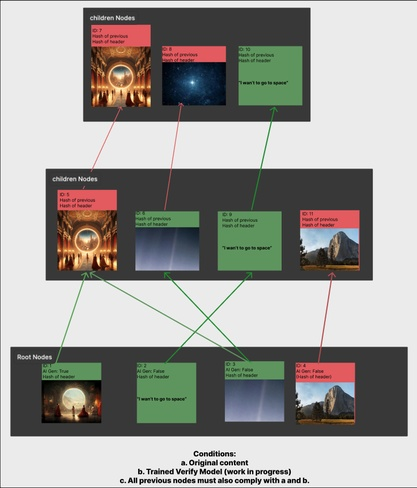
#> input picture imageOne.jpeg, 417 x 488 px, shrunk from 736 x 863 before the run
$ python imageProcessing.py
#> lines starting #> are read from the running program, lines starting #| are printed output that depends on the picture
import cv2
import numpy as np
import logging

logging.basicConfig(level=logging.INFO)

def compare_images(image_path1, image_path2):
    """
    Compares two images for similarity using feature extraction.
    Returns:
    - float: The similarity score between the two images.
    """
#> called with image_path1 = '../imageOne.jpeg', image_path2 = '../imageThree.jpeg'
    try:
        # Load the images
        img1 = cv2.imread(image_path1)
#> img1 is the input picture: shape (488, 417, 3); mean B, G, R 152.8, 157.2, 158.4
        img2 = cv2.imread(image_path2)
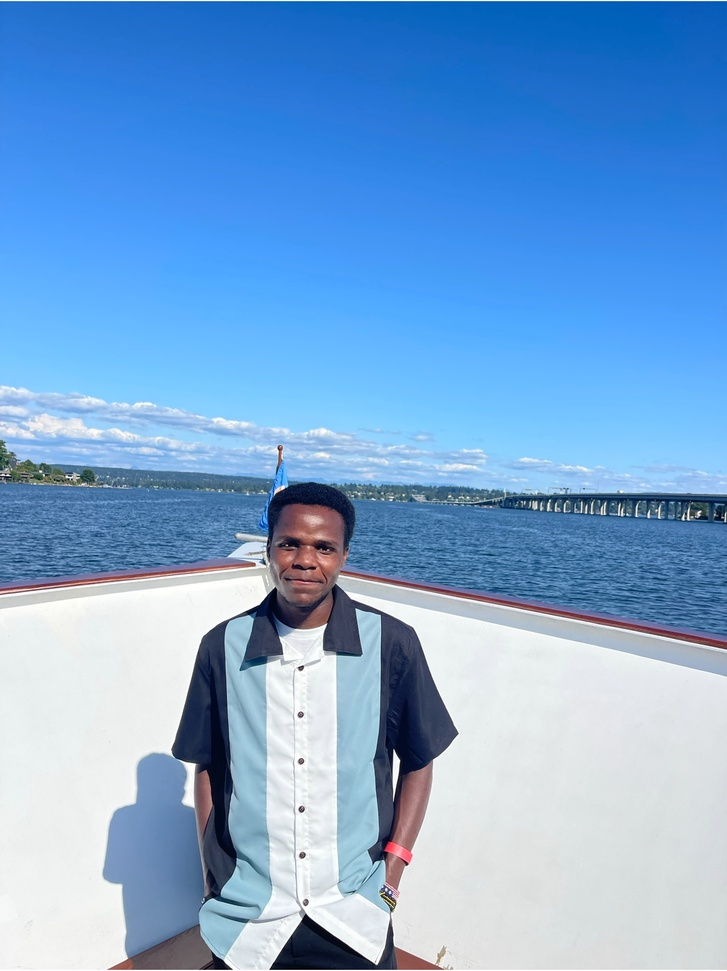
#> input picture imageThree.jpeg, 727 x 971 px, shrunk from 1284 x 1716 before the run
#> img2 is the input picture: shape (971, 727, 3); mean B, G, R 213.6, 166.6, 121.4

        if img1 is None or img2 is None:
            logging.error("One of the images could not be loaded. Please check the file paths.")
            return None

        # Convert the images to grayscale
        gray1 = cv2.cvtColor(img1, cv2.COLOR_BGR2GRAY)
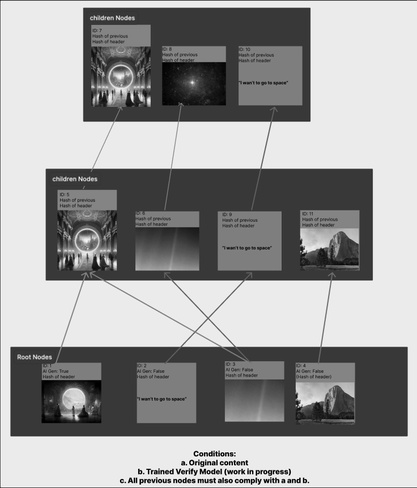
#> gray1: shape (488, 417); min 0, max 255, mean 157
        gray2 = cv2.cvtColor(img2, cv2.COLOR_BGR2GRAY)
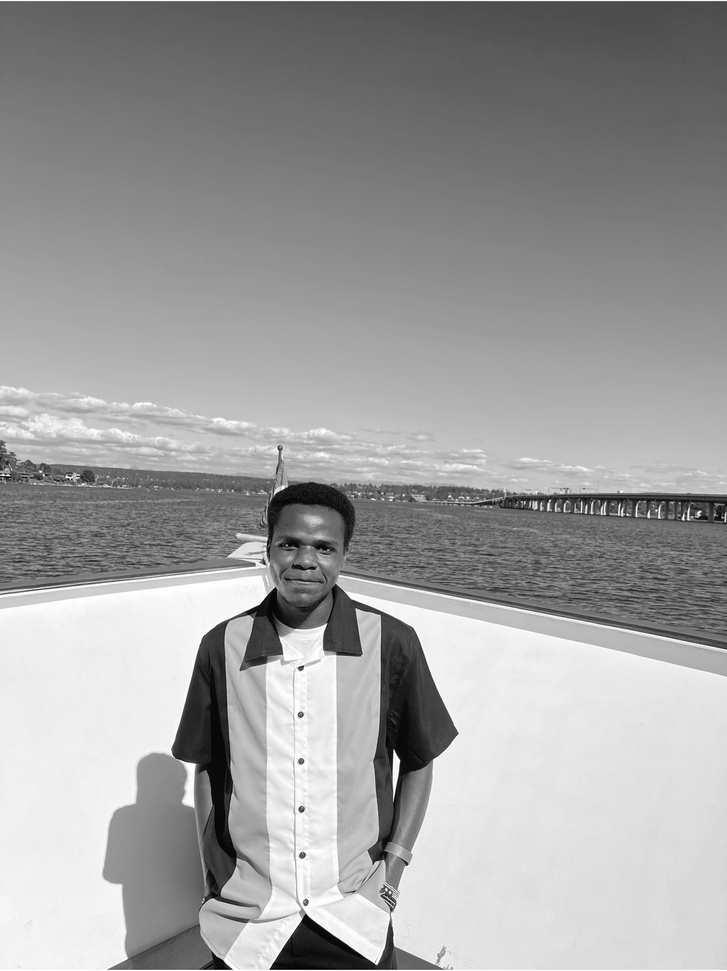
#> gray2: shape (971, 727); min 1, max 255, mean 158.4

        # Initialize the ORB detector
        orb = cv2.ORB_create()

        # Detect keypoints and descriptors
        keypoints1, descriptors1 = orb.detectAndCompute(gray1, None)
#> keypoints1 = 489 keypoints; strongest (x, y, size): (194, 454, 31), (196, 451, 31), (194, 452, 31), (230, 453, 31)
        keypoints2, descriptors2 = orb.detectAndCompute(gray2, None)
#> keypoints2 = 500 keypoints; strongest (x, y, size): (305, 916, 44.6), (300, 669, 31), (305, 915, 31), (306, 916, 37.2)

        # Create BFMatcher object
        bf = cv2.BFMatcher(cv2.NORM_HAMMING, crossCheck=True)

        # Match descriptors
        matches = bf.match(descriptors1, descriptors2)
#> matches = 104 matches

        # Sort matches in the order of their distance
        matches = sorted(matches, key=lambda x:x.distance)

        # Calculate similarity based on the top N matches
        top_matches = matches[:10]  # Consider top 10 matches
#> top_matches = 10 matches
        similarity_score = sum([match.distance for match in top_matches]) / len(top_matches)
#> similarity_score = 44.9

        logging.info(f"Image comparison completed successfully. Similarity score: {similarity_score}")
        return similarity_score
    except Exception as e:
        logging.error(f"An error occurred during image comparison: {e}", exc_info=True)
        return None

if __name__ == "__main__":
    score = compare_images('../imageOne.jpeg', '../imageThree.jpeg')
#> score = 44.9
    if score is not None:
        print(f"Similarity score: {score}")
#| Similarity score: 44.9
    else:
        print("Image comparison failed.")
